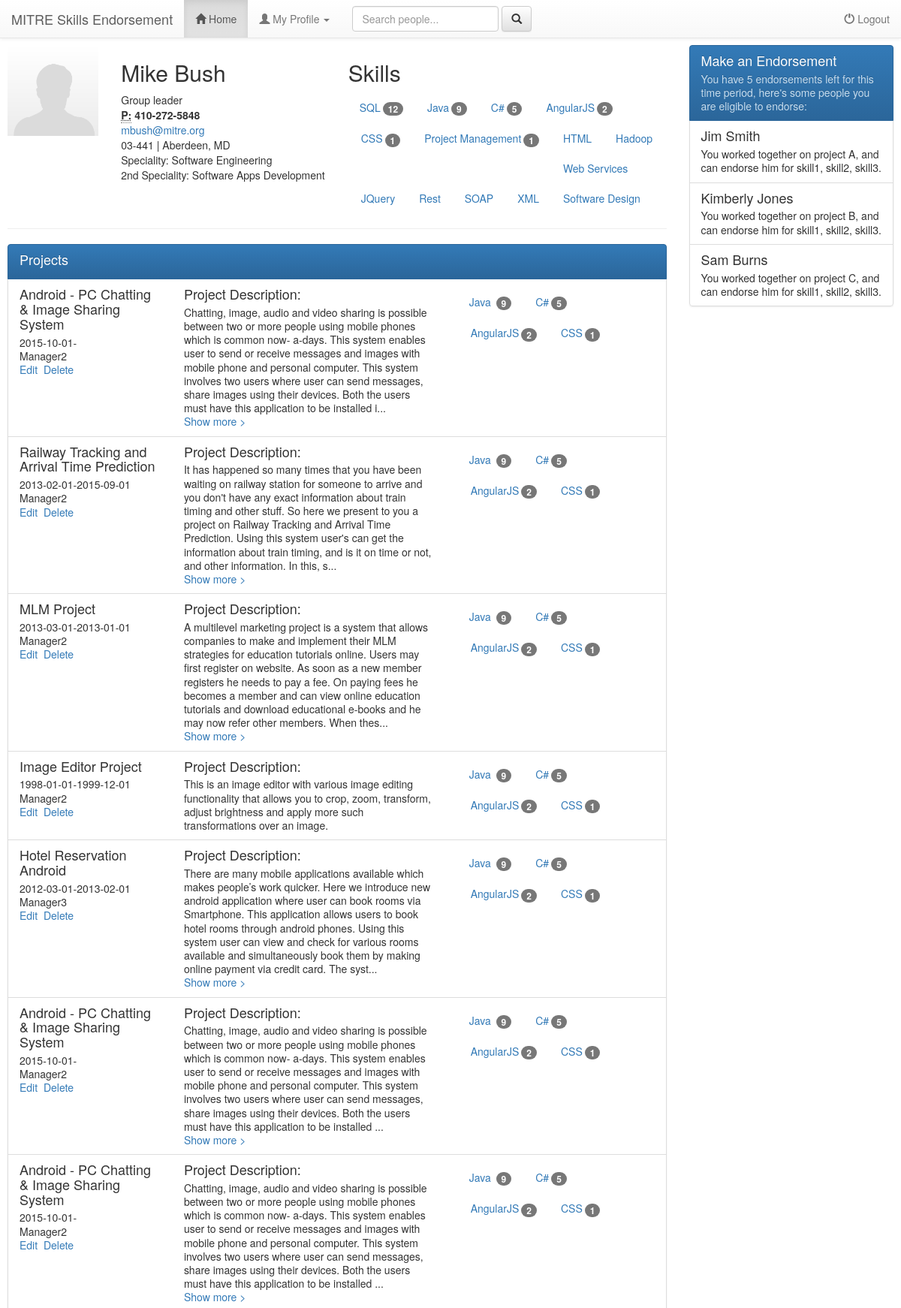
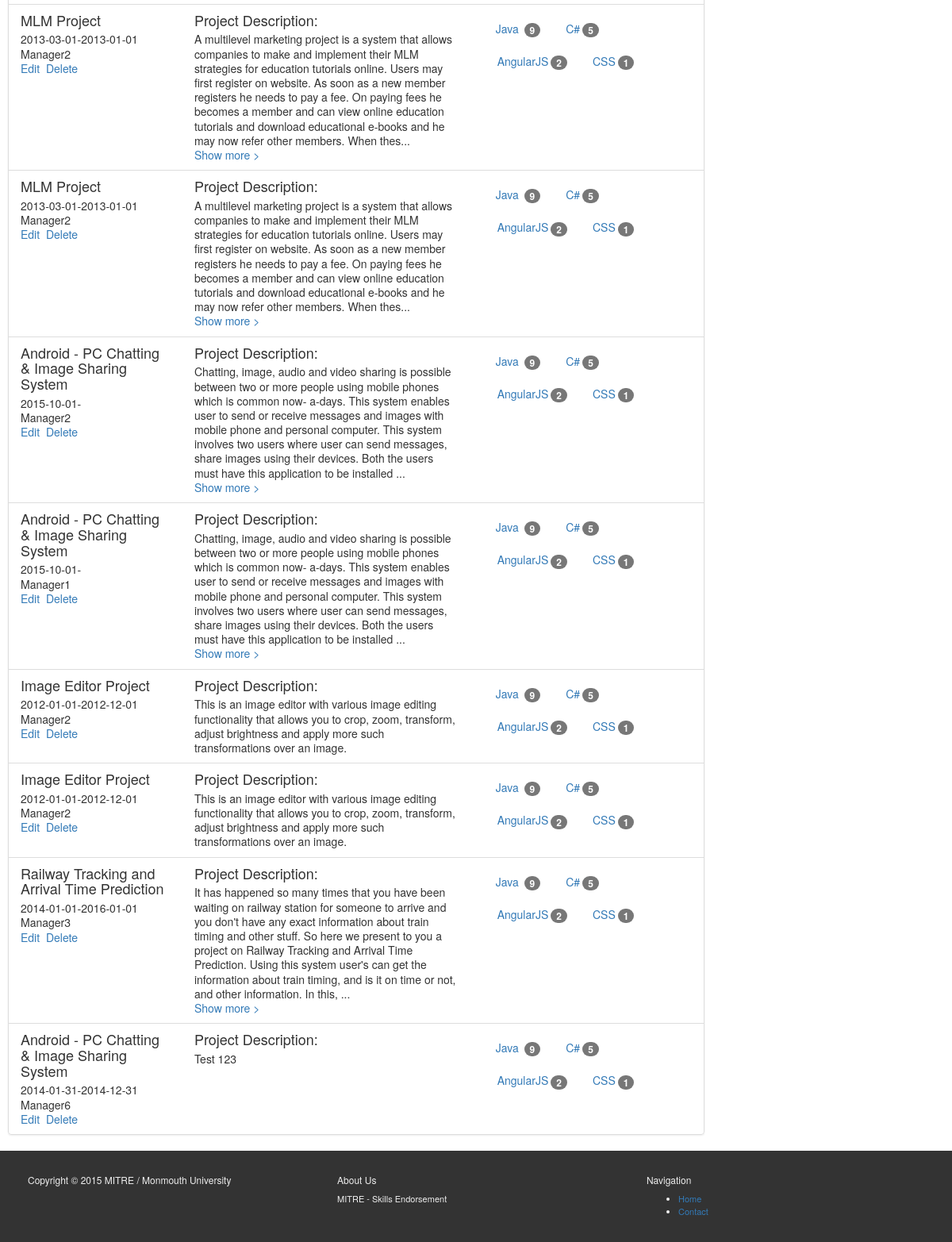
/manage_project.php, run on the app's committed database (2 pictures, top to bottom).
### tables this page shows
CREATE TABLE `projects` (
  `project_id` int(11) unsigned NOT NULL AUTO_INCREMENT,
  `user_id` int(11) DEFAULT NULL,
  `project_name` varchar(50) DEFAULT NULL,
  `project_desc` varchar(5000) DEFAULT NULL,
  `start_date` date DEFAULT NULL,
  `end_date` date DEFAULT NULL,
  `manager_user_id` int(11) DEFAULT NULL,
  `approved` char(1) DEFAULT 'N',
  PRIMARY KEY (`project_id`)
);

### manage_project.php (the view, shortened to what this page needs)
<!DOCTYPE html>
<html lang="en">
	<head>
		<link rel="stylesheet" href="https://maxcdn.bootstrapcdn.com/bootstrap/3.3.6/css/bootstrap.min.css">
		<link rel="stylesheet" href="https://maxcdn.bootstrapcdn.com/bootstrap/3.3.6/css/bootstrap-theme.min.css">
		<link href="user/includes/stylesmain.css" rel="stylesheet">
	</head>
<body>
 <nav  class="navbar navbar-default navbar-fixed-top">
        <div class="container-fluid">
            <div class="navbar-header">
                <a href="#" class="navbar-brand">MITRE Skills Endorsement</a>
            </div>
            <div  id="navbar" class="collapse navbar-collapse">
                <ul class="nav navbar-nav ">
                    <li class="active">
                        <a href="#"><span class="glyphicon glyphicon-home"></span> Home</a>
                    </li>
                    <li class="dropdown">
                        <a href="#" class="dropdown-toggle" data-toggle="dropdown"> <span class="glyphicon glyphicon-user"></span> My Profile <span class="caret"></span></a>
                    </li>
                </ul>
                <form class="navbar-form pull-left">
					<input type="text" class="form-control" placeholder="Search people..." id="searchInput">
					<button type="submit" class="btn btn-default"><span class="glyphicon glyphicon-search"></span></button>
				</form>
                <ul class="nav navbar-nav navbar-right">
                    <li>
                        <a href="#"><span class="glyphicon glyphicon-off"></span> Logout</a>
                    </li>
                </ul>
            </div>
        </div>
    </nav>
<div class="container-fluid">
    <div class="row">
	<div class="col-md-9" role="main" style="background-color: #ffffff">
		<div class="row">
			<div class="col-md-2" style="background-color: #ffffff">
				<img src="images/default-user.png" class="img-responsive" alt="Cinque Terre" width="200" height="200">
				</div>
				<div class="col-md-4" style="background-color: #ffffff">
					<h2 class="text-capitalize">Mike Bush</h2>
					<addres>
						Group leader <br/>
						<strong><abbr title="Phone">P:</abbr> 410-272-5848</strong><br/>
						<a href="mailto:#">mbush@mitre.org</a> <br/>
						03-441 | Aberdeen, MD <br/>
						Speciality: Software Engineering <br/>
						2nd Speciality: Software Apps Development
					</addres>
				</div>
				<div class="col-md-6" style="background-color: #ffffff">
					<h2 class="text-capitalize">Skills</h2>
					<ul class="nav nav-pills" role="tablist">
						<li role="presentation"><a href="#" data-toggle="modal" data-target="#makeViewEndorsementsModal" data-whatever="SQL">SQL<span class="badge">12</span></a></li>
						<li role="presentation"><a href="#" data-toggle="modal" data-target="#makeViewEndorsementsModal" data-whatever="Java">Java<span class="badge">9</span></a></li>
						<li role="presentation"><a href="#">C#<span class="badge">5</span></a></li>
						<li role="presentation"><a href="#">AngularJS<span class="badge">2</span></a></li>
						<li role="presentation"><a href="#">CSS<span class="badge">1</span></a></li>
						<li role="presentation"><a href="#">Project Management<span class="badge">1</span></a></li>
						<li role="presentation"><a href="#">HTML<span class="badge"></span></a></li>
						<li role="presentation"><a href="#">Hadoop<span class="badge"></span></a></li>
						<li role="presentation"><a href="#">Web Services<span class="badge"></span></a></li>
						<li role="presentation"><a href="#">JQuery<span class="badge"></span></a></li>
						<li role="presentation"><a href="#">Rest<span class="badge"></span></a></li>
						<li role="presentation"><a href="#">SOAP<span class="badge"></span></a></li>
						<li role="presentation"><a href="#">XML<span class="badge"></span></a></li>
						<li role="presentation"><a href="#">Software Design<span class="badge"></span></a></li>
					</ul>
				</div>
			</div>
			<hr class="divider">
				<div class="row">
					<div class="col-md-12" style="background-color: #ffffff">
						<div class="bs-example" data-example-id="list-group-custom-content">
							<div class="list-group">
								<div  class="list-group-item active">
									<h4 class="list-group-item-heading">Projects</h4>
								</div>
									<?php
										$dbc = @mysqli_connect('localhost', 'root', '', 'test')
												or die ("cannot connect to DB".mysqli_connect_error());
										$q = "SELECT project_id, user_id, project_name, project_desc, start_date, end_date,
											  manager_user_id, approved FROM projects";
										$r = mysqli_query($dbc, $q);
										while($row = mysqli_fetch_array($r)){
											echo('<div class="list-group-item">');
											echo('<div class="row">');
											echo('<div class="col-md-3" style="background-color: #ffffff"> ');
											echo('<h4 class="list-group-item-heading">'.$row['project_name'].'</h4>');
											echo('<p class="list-group-item-text">'.$row['start_date'].'-'.$row['end_date'].'</p>');
											echo('<p class="list-group-item-text"> Manager'.$row['manager_user_id'].'</p>');
											echo('<p class="list-group-item-text"><a href="/editProject.php">Edit</a>&nbsp&nbsp');
											echo('<a href="/deleteProject.php">Delete</a></p>');
											echo('</div>');
											echo('<div class="col-md-5" style="background-color: #ffffff">');
											echo('<h4 class="list-group-item-heading">Project Description:</h4>');
											echo('<p class="list-group-item-text">');
											echo('<span class="more">'.$row['project_desc'].'</span>');
											echo('</p>');
											echo('</div>');
											echo('<div class="col-md-4" style="background-color: #ffffff">');
											echo('<ul class="nav nav-pills" role="tablist">');
											echo('<li role="presentation"><a href="#">Java <span class="badge">9</span></a></li>');
											echo('<li role="presentation"><a href="#">C#<span class="badge">5</span></a></li>');
											echo('<li role="presentation"><a href="#">AngularJS<span class="badge">2</span></a></li>');
											echo('<li role="presentation"><a href="#">CSS<span class="badge">1</span></a></li> ');
											echo('</ul>');
											echo('</div>');
											echo('</div>');
											echo('</div>');
										}
									?>
							</div>
						</div>
					</div>
				</div>
        </div>
        <div class="col-md-3" role="complementary" style="background-color: #ffffff">
		<nav class="bs-docs-sidebar hidden-print hidden-xs hidden-sm affix-top">
            <div class="bs-example" data-example-id="list-group-custom-content">
	            <div class="list-group">
		            <div  class="list-group-item active">
		            <h4 class="list-group-item-heading">Make an Endorsement</h4>
		            <p class="list-group-item-text">You have 5 endorsements left for this time period, here's some people you are eligible to endorse:</p> </div>
		            <div  class="list-group-item">
			            <h4 class="list-group-item-heading">Jim Smith</h4>
			            <p class="list-group-item-text">You worked together on project A, and can endorse him for skill1, skill2, skill3.</p> </div>
				            <div class="list-group-item">
					            <h4 class="list-group-item-heading">Kimberly Jones</h4>
					            <p class="list-group-item-text">You worked together on project B, and can endorse him for skill1, skill2, skill3.</p> </div>
					        <div class="list-group-item">
					            <h4 class="list-group-item-heading">Sam Burns</h4>
					            <p class="list-group-item-text">You worked together on project C, and can endorse him for skill1, skill2, skill3.</p> </div>
				</div>
			</div>
		</nav>
        </div>
    </div>
</div>
<footer>
    <div class="container">
        <div class="row">
            <div class="col-sm-4">
                <h6>Copyright © 2015 MITRE / Monmouth University</h6>
            </div>
            <div class="col-sm-4">
                <h6>About Us</h6>
                <p>MITRE - Skills Endorsement</p>
            </div>
            <div class="col-sm-4">
                <h6>Navigation</h6>
                <ul class="unstyled">
                    <li><a href="#">Home</a></li>
                    <li><a href="#">Contact</a></li>
                </ul>
            </div>
        </div>
    </div>
</footer>
</body>
</html>

### user/includes/stylesmain.css (style rules this page uses)
body { -webkit-font-smoothing: antialiased; text-rendering: optimizelegibility; //padding-top: 30px; //margin-left: 10px; //margin-right: 10px; //margin-bottom: 15px; }
body > .container-fluid { padding: 60px 10px 0px 10px; }
.badge { //-webkit-border-radius: 0 !important; //-moz-border-radius: 0 !important; //border-radius: 0 !important; }
footer { background: #333; color: #eee; font-size: 11px; padding: 20px; }

### data on the page
projects: project_name "Android - PC Chatting & Image Sharing System", start_date "2015-10-01", manager_user "2", project_desc "Chatting, image, audio and video sharing is possible between two or more people using mobile phones which is common now- a-days. This system enables user to send or receive messages and images with mobile phone and personal computer. This system involves two users where user can send messages, share images using their devices. Both the users must have this application to be installed i"
projects: project_name "Railway Tracking and Arrival Time Prediction", start_date "2013-02-01", end_date "2015-09-01", manager_user "2", project_desc "It has happened so many times that you have been waiting on railway station for someone to arrive and you don't have any exact information about train timing and other stuff. So here we present to you a project on Railway Tracking and Arrival Time Prediction. Using this system user's can get the information about train timing, and is it on time or not, and other information. In this, s"
projects: project_name "MLM Project", start_date "2013-03-01", end_date "2013-01-01", manager_user "2", project_desc "A multilevel marketing project is a system that allows companies to make and implement their MLM strategies for education tutorials online. Users may first register on website. As soon as a new member registers he needs to pay a fee. On paying fees he becomes a member and can view online education tutorials and download educational e-books and he may now refer other members. When thes"
projects: project_name "Image Editor Project", start_date "1998-01-01", end_date "1999-12-01", manager_user "2", project_desc "This is an image editor with various image editing functionality that allows you to crop, zoom, transform, adjust brightness and apply more such transformations over an image."
projects: project_name "Hotel Reservation Android", start_date "2012-03-01", end_date "2013-02-01", manager_user "3", project_desc "There are many mobile applications available which makes people’s work quicker. Here we introduce new android application where user can book rooms via Smartphone. This application allows users to book hotel rooms through android phones. Using this system user can view and check for various rooms available and simultaneously book them by making online payment via credit card. The syst"
projects: project_name "Android - PC Chatting & Image Sharing System", start_date "2015-10-01", manager_user "2", project_desc "Chatting, image, audio and video sharing is possible between two or more people using mobile phones which is common now- a-days. This system enables user to send or receive messages and images with mobile phone and personal computer. This system involves two users where user can send messages, share images using their devices. Both the users must have this application to be installed"
projects: project_name "Android - PC Chatting & Image Sharing System", start_date "2015-10-01", manager_user "2", project_desc "Chatting, image, audio and video sharing is possible between two or more people using mobile phones which is common now- a-days. This system enables user to send or receive messages and images with mobile phone and personal computer. This system involves two users where user can send messages, share images using their devices. Both the users must have this application to be installed"
projects: project_name "MLM Project", start_date "2013-03-01", end_date "2013-01-01", manager_user "2", project_desc "A multilevel marketing project is a system that allows companies to make and implement their MLM strategies for education tutorials online. Users may first register on website. As soon as a new member registers he needs to pay a fee. On paying fees he becomes a member and can view online education tutorials and download educational e-books and he may now refer other members. When thes"
projects: project_name "MLM Project", start_date "2013-03-01", end_date "2013-01-01", manager_user "2", project_desc "A multilevel marketing project is a system that allows companies to make and implement their MLM strategies for education tutorials online. Users may first register on website. As soon as a new member registers he needs to pay a fee. On paying fees he becomes a member and can view online education tutorials and download educational e-books and he may now refer other members. When thes"
projects: project_name "Android - PC Chatting & Image Sharing System", start_date "2015-10-01", manager_user "2", project_desc "Chatting, image, audio and video sharing is possible between two or more people using mobile phones which is common now- a-days. This system enables user to send or receive messages and images with mobile phone and personal computer. This system involves two users where user can send messages, share images using their devices. Both the users must have this application to be installed"
projects: project_name "Android - PC Chatting & Image Sharing System", start_date "2015-10-01", manager_user "1", project_desc "Chatting, image, audio and video sharing is possible between two or more people using mobile phones which is common now- a-days. This system enables user to send or receive messages and images with mobile phone and personal computer. This system involves two users where user can send messages, share images using their devices. Both the users must have this application to be installed"
projects: project_name "Image Editor Project", start_date "2012-01-01", end_date "2012-12-01", manager_user "2", project_desc "This is an image editor with various image editing functionality that allows you to crop, zoom, transform, adjust brightness and apply more such transformations over an image."
projects: project_name "Image Editor Project", start_date "2012-01-01", end_date "2012-12-01", manager_user "2", project_desc "This is an image editor with various image editing functionality that allows you to crop, zoom, transform, adjust brightness and apply more such transformations over an image."
projects: project_name "Railway Tracking and Arrival Time Prediction", start_date "2014-01-01", end_date "2016-01-01", manager_user "3", project_desc "It has happened so many times that you have been waiting on railway station for someone to arrive and you don't have any exact information about train timing and other stuff. So here we present to you a project on Railway Tracking and Arrival Time Prediction. Using this system user's can get the information about train timing, and is it on time or not, and other information. In this,"
projects: project_name "Android - PC Chatting & Image Sharing System", start_date "2014-01-31", end_date "2014-12-31", manager_user "6", project_desc "Test 123"
